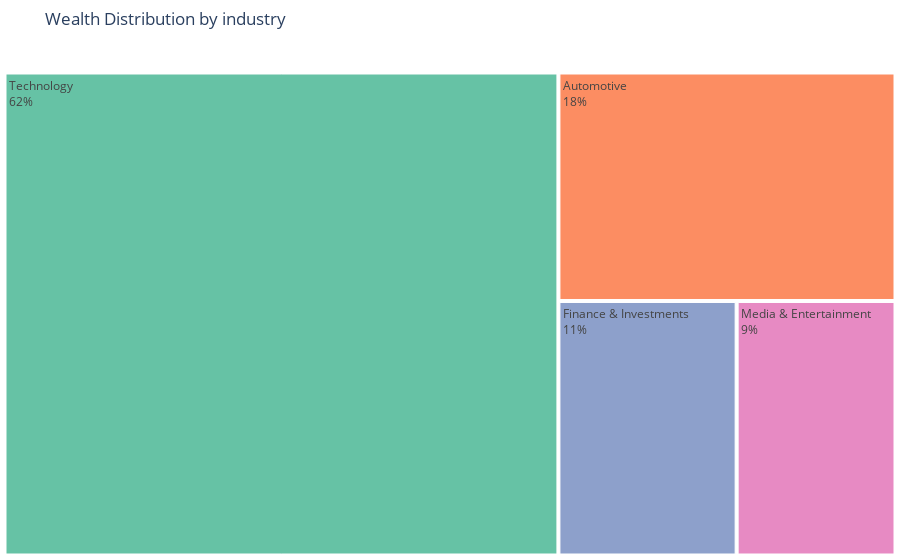

Write notebook code for a chart like this one.
### Code cell
#Wealth Distrubution by industry
fig3 = px.treemap(df, path=['industries'], values='finalWorth',
                 title='Wealth Distribution by industry',
                 color_discrete_sequence=px.colors.qualitative.Set2)
fig3.update_traces(textinfo="label+percent entry")
fig3.update_layout(margin=dict(t=50, l=0, r=0, b=0))
fig3.show()

### Figure 1 — Plotly figure (JSON) as saved in the notebook; plotly's stock layout.template omitted (floating-point values rounded to 4 significant figures)
{"data": [{"branchvalues": "total", "domain": {"x": [0, 1], "y": [0, 1]}, "hovertemplate": "labels=%{label}<br>finalWorth=%{value}<br>parent=%{parent}<br>id=%{id}<extra></extra>", "ids": ["Automotive", "Finance & Investments", "Media & Entertainment", "Technology"], "labels": ["Automotive", "Finance & Investments", "Media & Entertainment", "Technology"], "name": "", "parents": ["", "", "", ""], "textinfo": "label+percent entry", "type": "treemap", "values": [180000, 106000, 94500, 625300]}], "layout": {"legend": {"tracegroupgap": 0}, "margin": {"b": 0, "l": 0, "r": 0, "t": 50}, "title": {"text": "Wealth Distribution by industry"}, "treemapcolorway": ["rgb(102,194,165)", "rgb(252,141,98)", "rgb(141,160,203)", "rgb(231,138,195)", "rgb(166,216,84)", "rgb(255,217,47)", "rgb(229,196,148)", "rgb(179,179,179)"]}}
